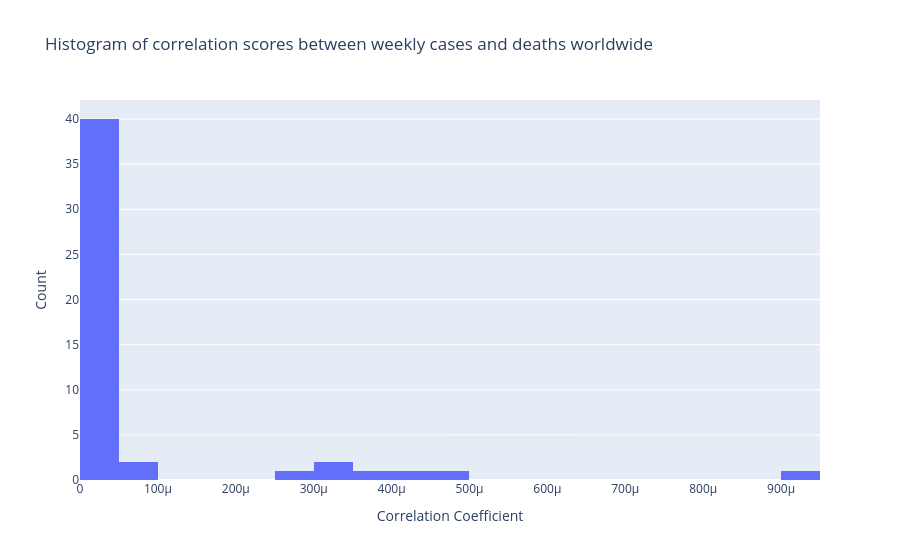

Notebook code for this chart:
### Code cell
# -- viz with corr scores
# $ -- histogram of correlation scores

fig = px.histogram(
    df,
    x='correlationEstimate',
    nbins=20,
    title='Histogram of correlation scores between weekly cases and deaths worldwide'
)
fig.update_layout(
    xaxis_title='Correlation Coefficient',
    yaxis_title='Count'
)
fig.show()

### Figure 1 — Plotly figure (JSON) as saved in the notebook; plotly's stock layout.template omitted (floating-point values rounded to 4 significant figures)
{"data": [{"bingroup": "x", "hovertemplate": "correlationEstimate=%{x}<br>count=%{y}<extra></extra>", "legendgroup": "", "marker": {"color": "#636efa", "pattern": {"shape": ""}}, "name": "", "nbinsx": 20, "orientation": "v", "showlegend": false, "type": "histogram", "x": [NaN, NaN, 0.0009006, 0.0004664, 0.0003183, 0.0003013, 0.0004164, 0.0002666, 8.601e-05, 6.059e-05, 4.788e-05, 2.041e-05, 1.209e-05, 1.197e-05, 1.39e-05, 1.575e-05, 1.495e-05, 1.403e-05, 1.28e-05, 1.12e-05, 1.107e-05, 1.156e-05, 1.056e-05, 9.76e-06, 9.118e-06, 1.06e-05, 9.952e-06, 1.048e-05, 9.977e-06, 1.051e-05, 1.172e-05, 1.128e-05, 1.039e-05, 1.096e-05, 1.109e-05, 1.119e-05, 1.006e-05, 1.136e-05, 1.004e-05, 9.161e-06, 7.404e-06, 6.561e-06, 5.428e-06, 4.835e-06, 5.106e-06, 5.906e-06, 6.641e-06, 6.169e-06, 8.159e-06, 9.176e-06, 0.0003995], "xaxis": "x", "yaxis": "y"}], "layout": {"barmode": "relative", "legend": {"tracegroupgap": 0}, "title": {"text": "Histogram of correlation scores between weekly cases and deaths worldwide"}, "xaxis": {"anchor": "y", "domain": [0, 1], "title": {"text": "Correlation Coefficient"}}, "yaxis": {"anchor": "x", "domain": [0, 1], "title": {"text": "Count"}}}}
